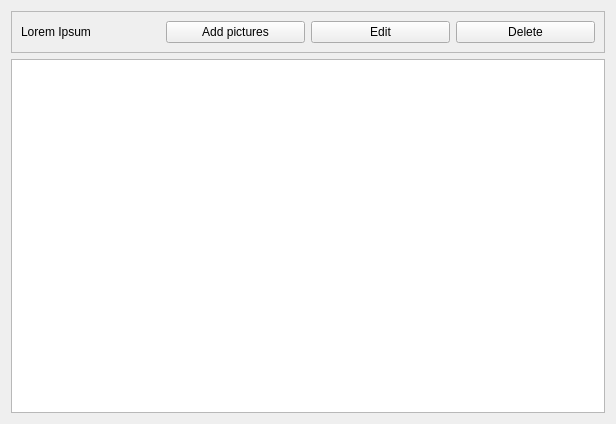
<?xml version="1.0" encoding="UTF-8"?>
<ui version="4.0">
 <class>AlbumWidget</class>
 <widget class="QWidget" name="AlbumWidget">
  <property name="geometry">
   <rect>
    <x>0</x>
    <y>0</y>
    <width>616</width>
    <height>424</height>
   </rect>
  </property>
  <property name="windowTitle">
   <string>Form</string>
  </property>
  <layout class="QVBoxLayout" name="verticalLayout">
   <item>
    <widget class="QFrame" name="albumInfoFrame">
     <property name="frameShape">
      <enum>QFrame::StyledPanel</enum>
     </property>
     <property name="frameShadow">
      <enum>QFrame::Raised</enum>
     </property>
     <layout class="QHBoxLayout" name="horizontalLayout">
      <item>
       <widget class="QLabel" name="albumName">
        <property name="text">
         <string>Lorem Ipsum</string>
        </property>
       </widget>
      </item>
      <item>
       <widget class="QPushButton" name="addPicturesButton">
        <property name="text">
         <string>Add pictures</string>
        </property>
       </widget>
      </item>
      <item>
       <widget class="QPushButton" name="editButton">
        <property name="text">
         <string>Edit</string>
        </property>
       </widget>
      </item>
      <item>
       <widget class="QPushButton" name="deleteButton">
        <property name="text">
         <string>Delete</string>
        </property>
       </widget>
      </item>
     </layout>
    </widget>
   </item>
   <item>
    <widget class="QListView" name="thumbnailListView"/>
   </item>
  </layout>
 </widget>
 <resources/>
 <connections/>
</ui>
